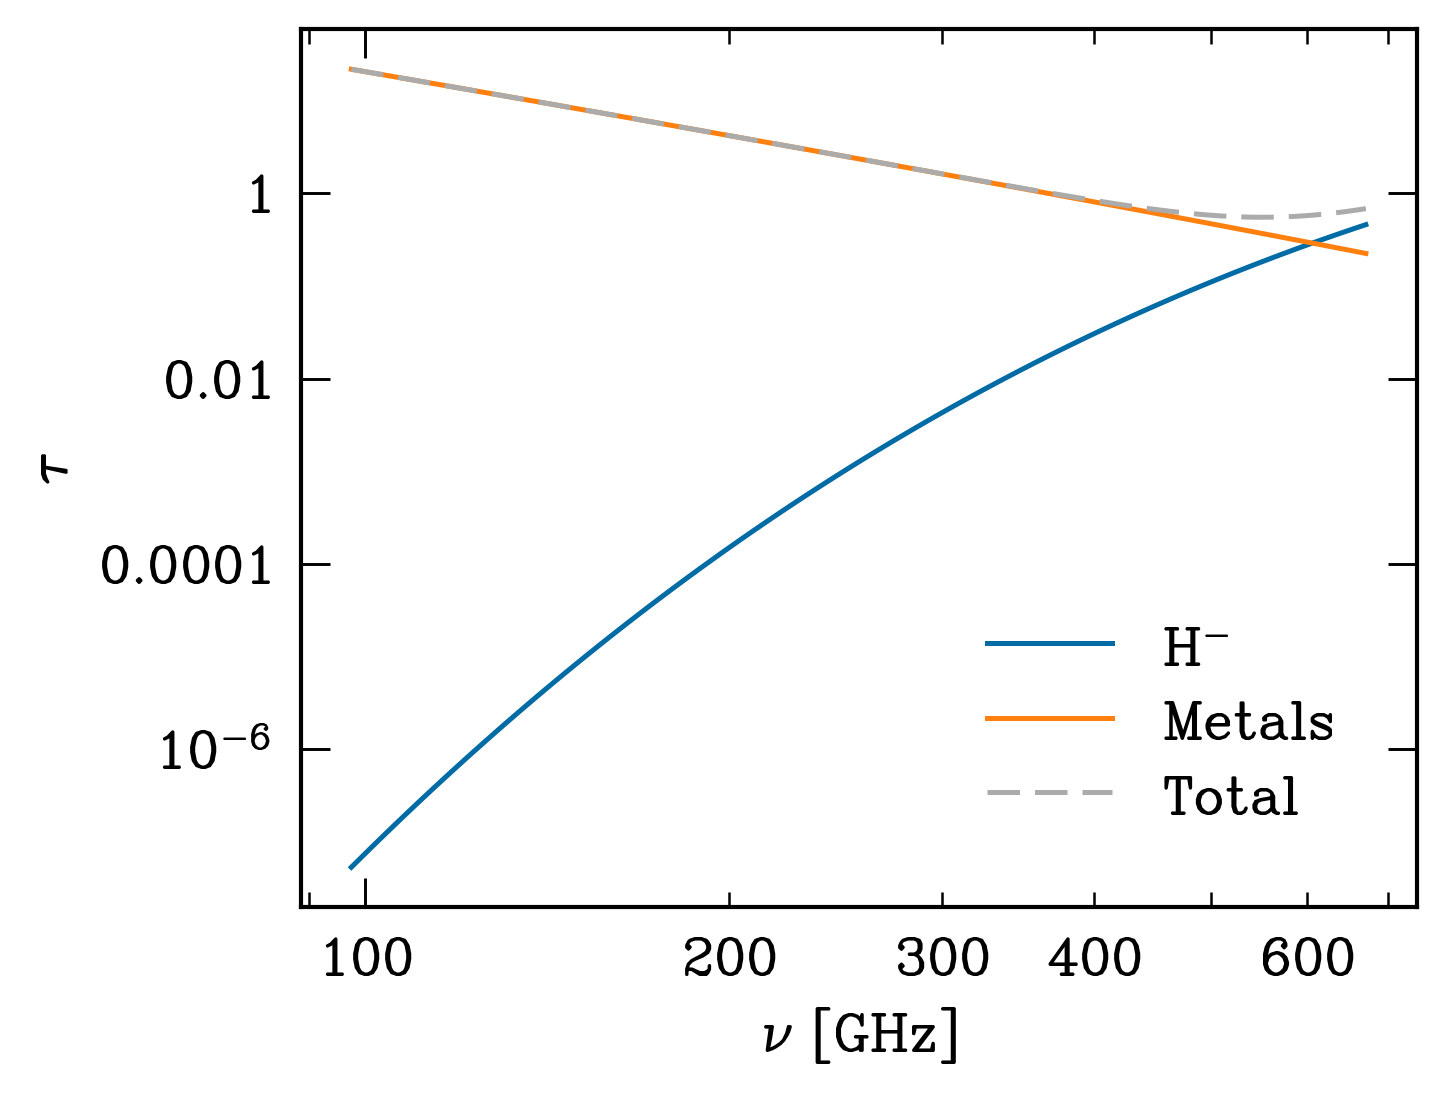

Generate this figure with Python:
# This is the code with all the functions to calculate the optical depth in which the maximun contribution to the flux comes from
from units_astro import *
import numpy as np
from numpy import pi, sqrt, log10, exp
from dustyCPD import Sigma, Rin, Rout, dis, mu
from magneticCPD import H, alpha_calculator, T_z
from simple_ionization_fraction import simple_ionization_fraction_H_minus, total_ion_abundance, a1
from k_ff_metals import k_ff_metals
from k_ff_bf_Hminus_2021 import k_ff_Hminus, k_bf_Hminus
import matplotlib.pyplot as plt
import smplotlib
import matplotlib
matplotlib.rcParams['axes.linewidth'] = 1. # the default is too thin

# the following should avoid having the silly-looking "10^0, 10^1, 10^2",
#  the unnecessarily complicated and "noisy" versions of "1, 10, 100"!
matplotlib.rcParams['axes.formatter.min_exponent'] = 5
matplotlib.rcParams['axes.formatter.limits'] = (-4,4)
matplotlib.rcParams['axes.formatter.useoffset'] = False  # also usually better
plt.style.use('tableau-colorblind10')

def plank(T, nu):
    x=h*nu/(kb*T)
    if x<1e-3: # low frequency limit
        return 2*nu**2/c**2*kb*T
    elif x>1e1: # high frequency limit
        return 2*h*nu**3/c**2*exp(-x)
    else:
        return 2*h*nu**3/c**2/(exp(x)-1)

###### Case with stratification ######

def find_1(arr):
    k=len(arr)-1
    j=0
    while j<k-1:
        p=(j+k)//2
        if arr[p]>1:
            k=p
        else:
            j=p
    # print(tau_menos, tau_mas)
    return j, k

def I_metals_Hminus_and_taus(R, nu, Mpdot, alpha):
    N=101
    h=H(R, Mpdot, alpha)
    z_arr=np.linspace(-3*h, 3*h, N)
    ne_arr=np.zeros(len(z_arr))
    n_ion_arr=np.zeros(len(z_arr))
    n_H_arr=np.zeros(len(z_arr))
    k_ff_metals_arr=np.zeros(len(z_arr))
    k_ff_bf_Hminus_arr=np.zeros(len(z_arr))
    tau_arr=np.zeros(len(z_arr))
    Temp_z_arr=np.zeros(len(z_arr))
    plank_arr=np.zeros(len(z_arr))
    tau_Hminus_arr=np.zeros(len(z_arr))
    tau_metals_arr=np.zeros(len(z_arr))
    k=0
    # we go from 3H to -3H
    for i in range(len(z_arr)):
        m=i
        Temp_z=T_z(z_arr[m], R, Mpdot, alpha)
        Temp_z_arr[m]=Temp_z
        k_ff_metals_arr[m]=k_ff_metals(Temp_z, nu)
        # this function receives the wavelength in Angstroms and the temperature in Kelvin
        k_ff_bf_Hminus_arr[m]=k_ff_Hminus(Temp_z, nu)+k_bf_Hminus(Temp_z, nu)
        # print('k_ff', k_ff_arr[m]) the kappa opacity is of the order of 10**(-27)
        rho=Sigma(R, Mpdot, alpha)/(sqrt(2*pi)*h)*exp(-z_arr[m]**2/(2*h**2))
        f=simple_ionization_fraction_H_minus(Temp_z, rho)
        # f=10**(-4)
        ntot=rho/(mu*mH) # the number density of atoms
        n_H_arr[m]=a1*ntot # in general almost all the Hydrogen is neutral.
        ne_arr[m]=f*ntot # the number density of electrons
        n_ion_arr[m]=total_ion_abundance(ne_arr[m], Temp_z)*ntot # the number density of ions
        # tau is the integral of ne**2*k_ff from z to 3H
        tau_metals_arr[m]=np.trapezoid(kb*Temp_z_arr[:m]*ne_arr[:m]*n_ion_arr[:m]*k_ff_metals_arr[:m], z_arr[:m])
        tau_Hminus_arr[m]=np.trapezoid(kb*Temp_z_arr[:m]*ne_arr[:m]*n_H_arr[:m]*k_ff_bf_Hminus_arr[:m], z_arr[:m])  # We asumme only H- contributes to the opacity
        tau_arr[m]=tau_Hminus_arr[m]+tau_metals_arr[m]
        plank_arr[m]=plank(Temp_z, nu)

        # in the case tau is too big we return to the non stratified case
        if tau_arr[m]>1000:
            k=m
            break
        
    tau_tot=tau_arr[-1]

    if k==0:
        integrate=np.array([plank_arr[i]*exp(-tau_tot+tau_arr[i]) for i in range(N)])*10**26
        return np.trapezoid(integrate, tau_arr), tau_metals_arr[-1], tau_Hminus_arr[-1]

    # for the case optically thinner
    #print(tau_arr[0], tau_arr[int(N/2)], tau_arr[-1])
    #print(ne_arr[0]**2*h, ne_arr[int(N/2)]**2*h, ne_arr[-1]**2*h)
    #print(k_ff_arr[0], k_ff_arr[int(N/2)], k_ff_arr[-1])
    # for the case optically thicker tau is too big and only the last value is important
    else:
        l, p = find_1(tau_arr[:k])
        z1=(z_arr[l]+z_arr[p])/2
        # z1=3*h
        plank_val=plank(T_z(z1, R, Mpdot, alpha), nu)

        return plank_val*10**26, 1000, 1000
    
# R_array=np.logspace(log10(1.001*Rin/au), log10(Rout/au), 50)*au
# I_ff_arr=np.zeros(len(R_array))
# for i in range(len(R_array)):
#     alpha=alpha_calculator(R_array[i], Mpdot, Bps)
#     I_ff_arr[i]=I_ff_metals(R_array[i], 100E9, Mpdot, alpha)
# plt.plot(R_array/au, I_ff_arr)
# plt.xscale('log')
# plt.yscale('log')
# plt.xlabel('R (au)')
# plt.ylabel('I_ff (W/m²/Hz/sr)')
# plt.ylim(1e-10, 1e17)
# plt.show()
    
# Mpdot=10**(-5.49)*Mj/yr
# Bps=600

def tau_maximun_contribution_Hminus(nu, Mpdot, Bps):
    # R_arr=np.logspace(log10(1.0001*Rin/au), log10(Rout/au), 100)*au
    # I_nu0_r=0
    # tau_metals_max=0
    # tau_Hminus_max=0
    # for r in R_arr:
    #     alpha=alpha_calculator(r, Mpdot, Bps)
    #     I_nu, tau_metals, tau_Hminus = I_metals_Hminus_and_taus(r, nu, Mpdot, alpha)
    #     if I_nu*r**2>I_nu0_r:
    #         I_nu0_r=I_nu*r**2
    #         tau_metals_max=tau_metals
    #         tau_Hminus_max=tau_Hminus
    #     else: # we stop when the intensity starts to decrease
    #         break
    r=0.05*au
    alpha=alpha_calculator(r, Mpdot, Bps)
    I_nu, tau_metals, tau_Hminus = I_metals_Hminus_and_taus(r, nu, Mpdot, alpha)
    tau_metals_max=tau_metals
    tau_Hminus_max=tau_Hminus
    return r, tau_metals_max, tau_Hminus_max

Mpdot=10**(-5.369475692902487)*Mj/yr
Bps=610.1779212189386

# example with our frequencies
nus = [97.5E9, 145005402197.7, 343.5E9, 671E9] # [nu1, nu2] are the x-axis values , 671E9

array_nus = np.logspace(log10(nus[0]), log10(nus[-1]), 100)
tau_metals_array = np.zeros(len(array_nus))
tau_Hminus_array = np.zeros(len(array_nus))
r=0
for i in range(len(array_nus)):
    r, tau_metals_array[i], tau_Hminus_array[i] = tau_maximun_contribution_Hminus(array_nus[i], Mpdot, Bps)
    print(r/au, tau_metals_array[i]+tau_Hminus_array[i])


plt.figure(figsize=(4.8,3.8), dpi=300)
plt.plot(array_nus/1E9, tau_Hminus_array, label=r'$\rm H^{-}$', color='C0')
plt.plot(array_nus/1E9, tau_metals_array, label='Metals', color='C1')
plt.plot(array_nus/1E9, tau_Hminus_array+tau_metals_array, label='Total', color='C2', linestyle='--')
plt.xscale('log')
plt.yscale('log')
plt.xlabel(r'$\nu$ [GHz]')
plt.ylabel(r'$\tau$')
plt.legend(loc='best')
plt.savefig('tau_Hminus_metals.png', bbox_inches='tight', dpi=300)
plt.show()
# nu_arr=np.logspace(log10(nus[0]), log10(nus[-1])+4, 100)
# fluxes_arr = np.zeros(len(nu_arr))
# for i in range(len(nu_arr)):
#     fluxes_arr[i]=F_metals_Hminus(nu_arr[i], Mpdot, Bps)


# plt.errorbar(np.array(nus)/10**9, Fnus, yerr=sFnus, fmt='o', label='Data', color='blue')
# plt.plot(np.array(nu_arr)/10**9, fluxes_arr, label='model', alpha=0.5, color='red')
# plt.xscale('log')
# plt.yscale('log')
# plt.xlabel(r'$\nu$ [GHz]', fontsize=12)
# plt.ylabel(r'$F_{\nu}$ [mJy]', fontsize=12)
# plt.ylim(1e-6, 1e3)
# plt.legend(loc='upper left')
# plt.savefig('fluxes_metals_Hminus.png')
# plt.show()
